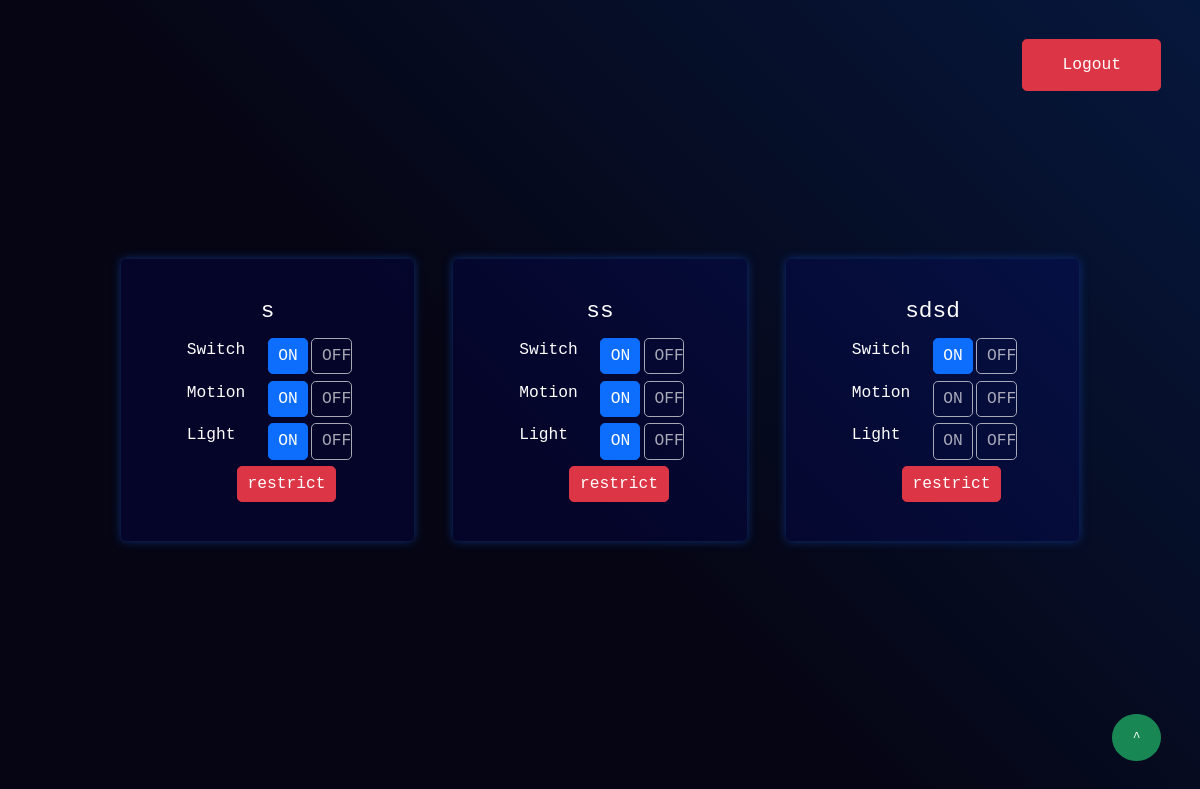
Screenshot of /frontend/home.php (signed in) with the database file from the repository.
### tables this page shows
CREATE TABLE `switch` (
  `id` int(100) NOT NULL,
  `name` varchar(100) NOT NULL,
  `ip_address` varchar(100) NOT NULL,
  `switch` varchar(100) NOT NULL,
  `motion` varchar(100) NOT NULL,
  `light` varchar(100) NOT NULL,
  `status` varchar(100) NOT NULL DEFAULT 'unrestrict',
  `user` varchar(100) NOT NULL DEFAULT 'all'
);

### frontend/home.php (the view, shortened to what this page needs)
<?php
include '../backend/database_config.php';
    $user = $_SESSION['username'];
    $sql = "SELECT * FROM user_info WHERE username='$user'";
    $result = $conn->query($sql);
    if ($result->num_rows > 0) {
        $row = $result->fetch_assoc();
    } else {
        echo "No user found";
    }
?>
<!DOCTYPE html>
<html lang="en">
<head>
    <link rel="stylesheet" href="./styles/homee.css">
    <link rel="stylesheet" href="../frontend/bootstrap/css/bootstrap.css">
</head>
<body>
    <section class="d-flex  align-items-center justify-content-center flex-column min-vh-100">
        <div class="home container-fluid row  p-3 gap-5 pt-3 m-0 d-flex flex-column flex-sm-row align-items-center justify-content-center" >
            <?php
            $sql = "SELECT * FROM switch ORDER BY id DESC";
            $switchResult = $conn->query($sql);
                ?><p class="text-light text-center">No Switch Available</p>
                <?php
            while ($switch = $switchResult->fetch_assoc()) {
                $currentUser = $row['firstname'] . ' ' . $row['lastname'];
            ?>
            <div class="switchCon  col-12 col-sm-3 rounded p-5 d-flex flex-column gap-2 justify-content-center align-items-center text-white">
                <h3 class="switchTitle"><?php echo $switch['name']; ?> </h3>
                <div class="switch d-flex w-75 justify-content-between">
                    <p class="fs-5 p-0 m-0 w-50">Switch</p>
                    <div class="btnCon w-50 d-flex gap-1 justify-content-between">
                        <a href="control.php?ip=<?php echo $switch['ip_address'];?>&action=led_on&name=<?php echo $switch['name'];?>&currentUsr=<?php echo $currentUser;?>" class="w-50 fs-5 <?php if($switch['status'] == 'restricted'){echo 'btn disabled';}else if($switch['switch'] == 'off'){ echo 'btn btn-primary';}else if($switch['switch'] == 'on'){echo 'btn disabled';}?>">ON</a>
                        <a href="control.php?ip=<?php echo $switch['ip_address'];?>&action=led_off&name=<?php echo $switch['name'];?>&currentUsr=<?php echo $currentUser;?>" class="w-50 fs-5 <?php if($switch['status'] == 'restricted'){echo 'btn disabled';}else if($switch['switch'] == 'on'){ echo 'btn btn-danger';}else if($switch['switch'] == 'off'){echo 'btn disabled';}?>">OFF</a>
                    </div>
                </div>
                <div class="switch d-flex w-75 justify-content-between" >
                    <p class="fs-5 p-0 m-0">Motion</p>
                    <div class="btnCon w-50 d-flex gap-1 justify-content-between">
                        <a href="control.php?ip=<?php echo $switch['ip_address'];?>&action=enable_sensor&name=<?php echo $switch['name'];?>&currentUsr=<?php echo $currentUser;?>" class="w-50 fs-5 <?php if($switch['status'] == 'restricted'){echo 'btn disabled';}else if($switch['motion'] == 'off'){ echo 'btn btn-primary';}else if($switch['motion'] == 'on'){echo 'btn disabled';}elseif($switch['motion'] == 'disabled'){echo 'btn disabled';}?>">ON</a>
                        <a href="control.php?ip=<?php echo $switch['ip_address'];?>&action=disable_sensor&name=<?php echo $switch['name'];?>&currentUsr=<?php echo $currentUser;?>" class="w-50 fs-5 <?php if($switch['status'] == 'restricted'){echo 'btn disabled';}else if($switch['motion'] == 'on'){ echo 'btn btn-danger';}else if($switch['motion'] == 'off'){echo 'btn disabled';}elseif($switch['motion'] == 'disabled'){echo 'btn disabled';}?>">OFF</a>
                    </div>
                </div>
                <div class="switch switch d-flex w-75 justify-content-between">
                    <p class="fs-5 p-0 m-0">Light</p>
                    <div class="btnCon w-50 d-flex gap-1 justify-content-between">
                        <a href="control.php?ip=<?php echo $switch['ip_address'];?>&action=enable_light&name=<?php echo $switch['name'];?>&currentUsr=<?php echo $currentUser;?>" class="w-50 fs-5 <?php if($switch['status'] == 'restricted'){echo 'btn disabled';}else if($switch['light'] == 'off'){ echo 'btn btn-primary';}else if($switch['light'] == 'on'){echo 'btn disabled';}elseif($switch['light'] == 'disabled'){echo 'btn disabled';}?>">ON</a>
                        <a href="control.php?ip=<?php echo $switch['ip_address'];?>&action=disable_light&name=<?php echo $switch['name'];?>&currentUsr=<?php echo $currentUser;?>" class="w-50 fs-5 <?php if($switch['status'] == 'restricted'){echo 'btn disabled';}else if($switch['light'] == 'on'){ echo 'btn btn-danger';}else if($switch['light'] == 'off'){echo 'btn disabled';}elseif($switch['light'] == 'disabled'){echo 'btn disabled';}?>">OFF</a>
                    </div>
                </div>
                <?php
                if($switch['status'] == 'unrestrict'){
                ?>
                    <a href="../backend/restrict.php?id=<?php echo $switch['id'];?>&user=<?php echo $row['firstname'] . ' '. $row['lastname'];?>" class="btn btn-danger align-self-end mx-5 fs-5">restrict</a>
                <?php }else if($switch['status'] == 'restricted' && $switch['user'] == $currentUser ){ ?>
                    <a href="../backend/unrestrict.php?id=<?php echo $switch['id'];?>" class="btn btn-primary align-self-end mx-5 fs-5">Unrestrict</a>
                <?php }else{ ?>
                    <i class="text-danger fs-6"><?php echo "Restricted By: " . $switch['user']; ?></i>
                <?php } ?>
                </div>
                <?php
                }
                ?>
        </div>
        <a href="../backend/logout.php" class="position-fixed btn btn-danger top-0 end-0 m-5 fs-5 px-5 py-3">Logout</a>
        <a href="#top" class="btn btn-success position-fixed bottom-0 end-0 m-5 py-3 px-4 rounded-circle">^</a>
    </section>
</body>
</html>

### frontend/styles/homee.css (style rules this page uses)
* { padding: 0; margin: 0; font-family: monospace; }
body { background: linear-gradient(45deg, hsla(240, 56%, 5%, 1) 44%, hsla(221, 82%, 13%, 1) 100%); height: 100%; }
.switchCon { background-color: rgba(0, 0, 255, 0.096); box-shadow: 0 0 10px rgb(14, 48, 121); }

### rows the page displays
switch: name "s"
switch: name "ss"
switch: name "sdsd"
